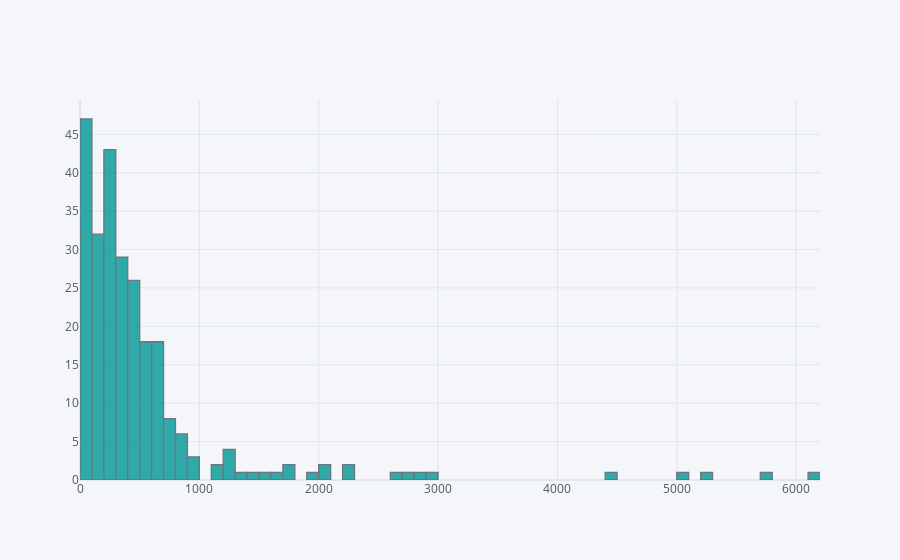
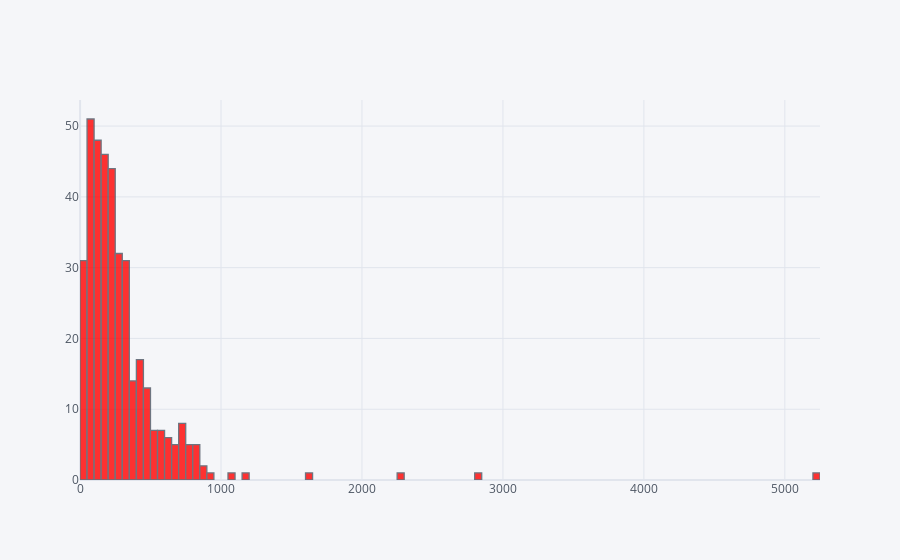
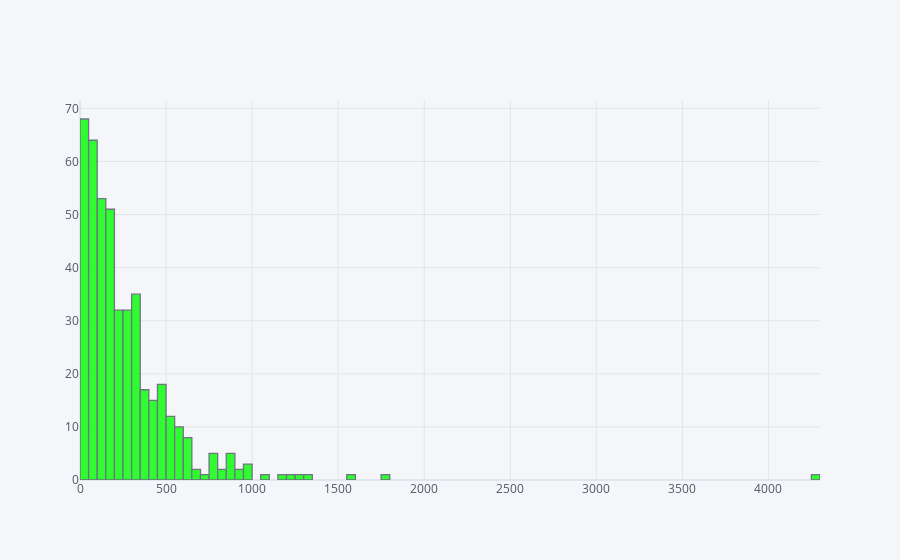
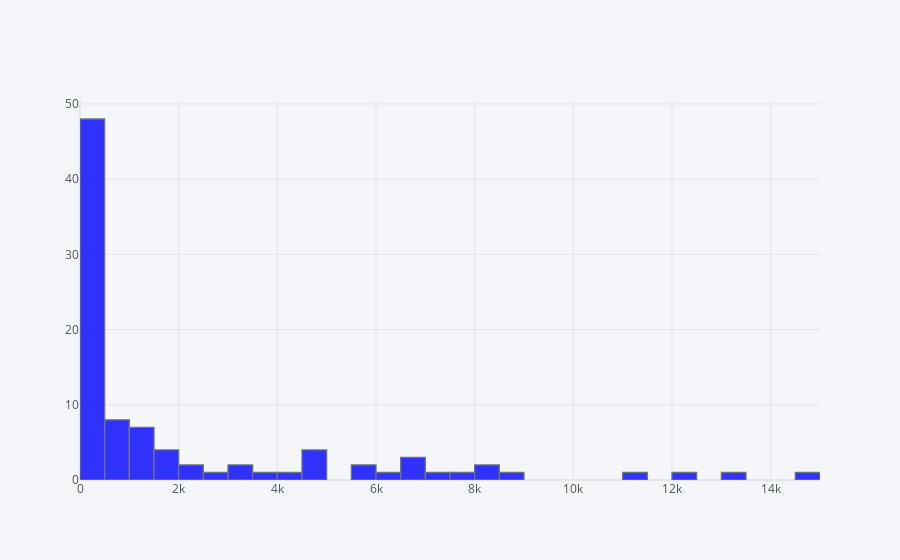

The notebook cell these images were saved under, in order:
### Markdown cell above
## 4. Create a set of interactive histograms showing the distributions of quantity per invoice for the following countries: EIRE, Germany, France, and Netherlands.

### Code cell
df=data
df.head()
df=df[(df['Country']=='EIRE') | (df['Country']=='Germany') | (df['Country']=='France') | (df['Country']=='Netherlands')]
df=df[['InvoiceNo', 'Quantity','Country']]
f = df.pivot_table(values='Quantity', columns='Country', index='InvoiceNo', aggfunc='sum')
cols = f.columns

f[cols[0]].iplot(kind='hist', color= 'rgb(0,150,150)')
f[cols[1]].iplot(kind='hist', color= 'rgb(255,0,0)')
f[cols[2]].iplot(kind='hist', color= 'rgb(0,255,0)')
f[cols[3]].iplot(kind='hist', color= 'rgb(0,0,255)')

### Figure 1 — Plotly figure (JSON) as saved in the notebook; plotly's stock layout.template omitted (floating-point values rounded to 4 significant figures; data arrays with more than 128 entries replaced by an {"elided": "..."} marker saying what was removed)
{"data": [{"histfunc": "count", "histnorm": "", "marker": {"color": "rgba(0, 150, 150, 1.0)", "line": {"color": "#4D5663", "width": 1.3}}, "name": "EIRE", "opacity": 0.8, "orientation": "v", "type": "histogram", "x": {"elided": "1171 int values"}}], "layout": {"barmode": "overlay", "legend": {"bgcolor": "#F5F6F9", "font": {"color": "#4D5663"}}, "paper_bgcolor": "#F5F6F9", "plot_bgcolor": "#F5F6F9", "title": {"font": {"color": "#4D5663"}}, "xaxis": {"gridcolor": "#E1E5ED", "showgrid": true, "tickfont": {"color": "#4D5663"}, "title": {"font": {"color": "#4D5663"}, "text": ""}, "zerolinecolor": "#E1E5ED"}, "yaxis": {"gridcolor": "#E1E5ED", "showgrid": true, "tickfont": {"color": "#4D5663"}, "title": {"font": {"color": "#4D5663"}, "text": ""}, "zerolinecolor": "#E1E5ED"}}}

### Figure 2 — Plotly figure (JSON) as saved in the notebook; plotly's stock layout.template omitted (floating-point values rounded to 4 significant figures; data arrays with more than 128 entries replaced by an {"elided": "..."} marker saying what was removed)
{"data": [{"histfunc": "count", "histnorm": "", "marker": {"color": "rgba(255, 0, 0, 1.0)", "line": {"color": "#4D5663", "width": 1.3}}, "name": "France", "opacity": 0.8, "orientation": "v", "type": "histogram", "x": {"elided": "1171 int values"}}], "layout": {"barmode": "overlay", "legend": {"bgcolor": "#F5F6F9", "font": {"color": "#4D5663"}}, "paper_bgcolor": "#F5F6F9", "plot_bgcolor": "#F5F6F9", "title": {"font": {"color": "#4D5663"}}, "xaxis": {"gridcolor": "#E1E5ED", "showgrid": true, "tickfont": {"color": "#4D5663"}, "title": {"font": {"color": "#4D5663"}, "text": ""}, "zerolinecolor": "#E1E5ED"}, "yaxis": {"gridcolor": "#E1E5ED", "showgrid": true, "tickfont": {"color": "#4D5663"}, "title": {"font": {"color": "#4D5663"}, "text": ""}, "zerolinecolor": "#E1E5ED"}}}

### Figure 3 — Plotly figure (JSON) as saved in the notebook; plotly's stock layout.template omitted (floating-point values rounded to 4 significant figures; data arrays with more than 128 entries replaced by an {"elided": "..."} marker saying what was removed)
{"data": [{"histfunc": "count", "histnorm": "", "marker": {"color": "rgba(0, 255, 0, 1.0)", "line": {"color": "#4D5663", "width": 1.3}}, "name": "Germany", "opacity": 0.8, "orientation": "v", "type": "histogram", "x": {"elided": "1171 int values"}}], "layout": {"barmode": "overlay", "legend": {"bgcolor": "#F5F6F9", "font": {"color": "#4D5663"}}, "paper_bgcolor": "#F5F6F9", "plot_bgcolor": "#F5F6F9", "title": {"font": {"color": "#4D5663"}}, "xaxis": {"gridcolor": "#E1E5ED", "showgrid": true, "tickfont": {"color": "#4D5663"}, "title": {"font": {"color": "#4D5663"}, "text": ""}, "zerolinecolor": "#E1E5ED"}, "yaxis": {"gridcolor": "#E1E5ED", "showgrid": true, "tickfont": {"color": "#4D5663"}, "title": {"font": {"color": "#4D5663"}, "text": ""}, "zerolinecolor": "#E1E5ED"}}}

### Figure 4 — Plotly figure (JSON) as saved in the notebook; plotly's stock layout.template omitted (floating-point values rounded to 4 significant figures; data arrays with more than 128 entries replaced by an {"elided": "..."} marker saying what was removed)
{"data": [{"histfunc": "count", "histnorm": "", "marker": {"color": "rgba(0, 0, 255, 1.0)", "line": {"color": "#4D5663", "width": 1.3}}, "name": "Netherlands", "opacity": 0.8, "orientation": "v", "type": "histogram", "x": {"elided": "1171 int values"}}], "layout": {"barmode": "overlay", "legend": {"bgcolor": "#F5F6F9", "font": {"color": "#4D5663"}}, "paper_bgcolor": "#F5F6F9", "plot_bgcolor": "#F5F6F9", "title": {"font": {"color": "#4D5663"}}, "xaxis": {"gridcolor": "#E1E5ED", "showgrid": true, "tickfont": {"color": "#4D5663"}, "title": {"font": {"color": "#4D5663"}, "text": ""}, "zerolinecolor": "#E1E5ED"}, "yaxis": {"gridcolor": "#E1E5ED", "showgrid": true, "tickfont": {"color": "#4D5663"}, "title": {"font": {"color": "#4D5663"}, "text": ""}, "zerolinecolor": "#E1E5ED"}}}
